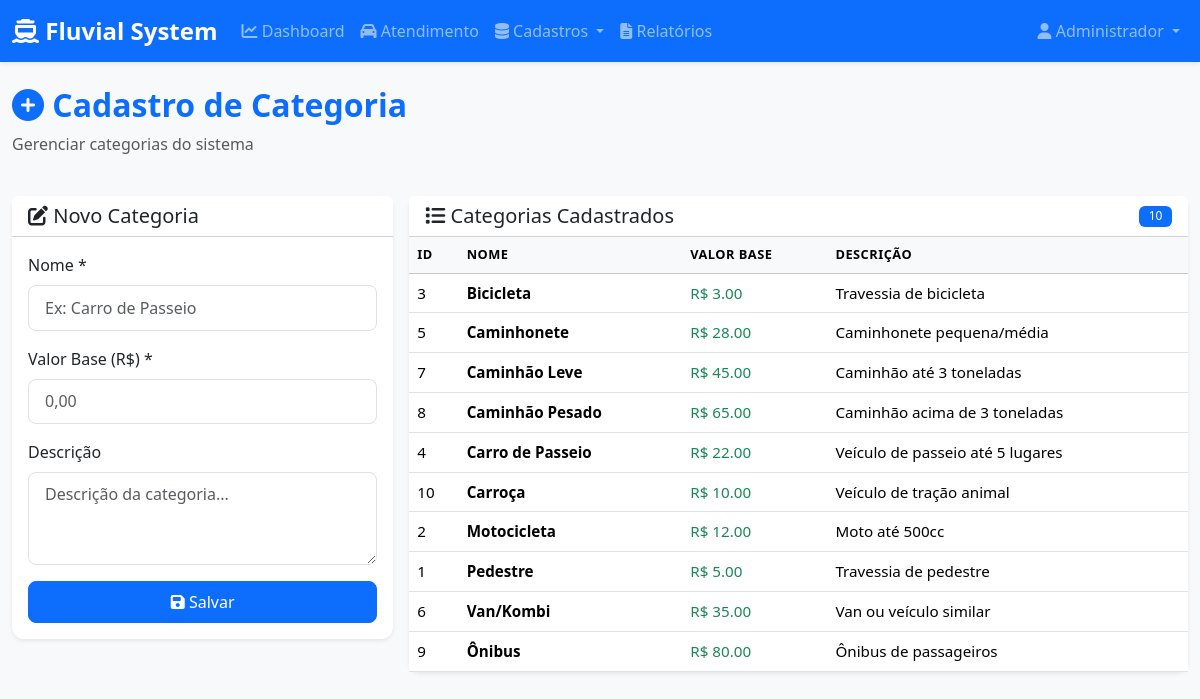
Screenshot of /cadastro/categoria (signed in) with the database file from the repository.
### models.py (models this page shows, shortened)
class Usuario(UserMixin, db.Model):
    __tablename__ = 'usuarios'
    id = db.Column(db.Integer, primary_key=True)
    nome = db.Column(db.String(100), nullable=False)
    email = db.Column(db.String(120), unique=True, nullable=False)
    senha_hash = db.Column(db.String(256), nullable=False)
    ativo = db.Column(db.Boolean, default=True)
    criado_em = db.Column(db.DateTime, default=datetime.utcnow)
    vendas = db.relationship('Venda', backref='operador', lazy='dynamic')

class CategoriaVeiculo(db.Model):
    __tablename__ = 'categorias_veiculos'
    id = db.Column(db.Integer, primary_key=True)
    codigo = db.Column(db.String(10), unique=True, nullable=False)  # Código numérico rápido (ex: 10, 01, 09)
    nome = db.Column(db.String(100), nullable=False)
    valor_base = db.Column(db.Float, nullable=False)
    descricao = db.Column(db.Text)
    ativo = db.Column(db.Boolean, default=True)
    criado_em = db.Column(db.DateTime, default=datetime.utcnow)
    vendas = db.relationship('Venda', backref='categoria', lazy='dynamic')

### app.py (the view, shortened to what this page needs)
@app.route('/cadastro/<tipo>', methods=['GET', 'POST'])
@login_required
def cadastro(tipo):
    if tipo == 'categoria':
        itens = CategoriaVeiculo.query.order_by(CategoriaVeiculo.nome).all()
    elif tipo == 'porto':
        itens = Porto.query.order_by(Porto.nome).all()
    elif tipo == 'empresa':
        itens = Empresa.query.order_by(Empresa.nome_fantasia).all()
    elif tipo == 'usuario':
        itens = Usuario.query.order_by(Usuario.nome).all()
    else:
        flash('Tipo de cadastro inválido.', 'error')
        return redirect(url_for('index'))
    return render_template('cadastro.html', tipo=tipo, itens=itens)

### app.py (called while the page is built)
@login_manager.user_loader
def load_user(user_id):
    return Usuario.query.get(int(user_id))

### templates/cadastro.html (shortened to what this page needs)
{% extends "base.html" %}
{% block content %}
<div class="row mb-4">
    <div class="col-12">
        <h2 class="fw-bold text-primary">
            <i class="fas fa-plus-circle"></i> Cadastro de {{ tipo|capitalize }}
        </h2>
        <p class="text-muted">Gerenciar {{ tipo }}s do sistema</p>
    </div>
</div>
<div class="row g-3">
    <div class="col-lg-4">
        <div class="card shadow-sm">
            <div class="card-header bg-white">
                <h5 class="mb-0"><i class="fas fa-edit"></i> Novo {{ tipo|capitalize }}</h5>
            </div>
            <div class="card-body">
                <form method="POST">
                    {% if tipo == 'categoria' %}
                    <div class="mb-3">
                        <label for="nome" class="form-label">Nome *</label>
                        <input type="text" class="form-control" id="nome" name="nome" required
                               placeholder="Ex: Carro de Passeio">
                    </div>
                    <div class="mb-3">
                        <label for="valor_base" class="form-label">Valor Base (R$) *</label>
                        <input type="number" step="0.01" class="form-control" id="valor_base" name="valor_base" required
                               placeholder="0,00">
                    </div>
                    <div class="mb-3">
                        <label for="descricao" class="form-label">Descrição</label>
                        <textarea class="form-control" id="descricao" name="descricao" rows="3"
                                  placeholder="Descrição da categoria..."></textarea>
                    </div>
                    {% elif tipo == 'porto' %}
                    <div class="mb-3">
                        <label for="nome" class="form-label">Nome do Porto *</label>
                        <input type="text" class="form-control" id="nome" name="nome" required
                               placeholder="Ex: Porto Principal">
                    </div>
                    {% endif %}
                    <button type="submit" class="btn btn-primary w-100">
                        <i class="fas fa-save"></i> Salvar
                    </button>
                </form>
            </div>
        </div>
    </div>
    <div class="col-lg-8">
        <div class="card shadow-sm">
            <div class="card-header bg-white d-flex justify-content-between align-items-center">
                <h5 class="mb-0"><i class="fas fa-list"></i> {{ tipo|capitalize }}s Cadastrados</h5>
                <span class="badge bg-primary">{{ itens|length }}</span>
            </div>
            <div class="card-body p-0">
                <div class="table-responsive">
                    <table class="table table-hover mb-0">
                        <thead class="table-light">
                            <tr>
                                <th>ID</th>
                                {% if tipo == 'categoria' %}
                                <th>Nome</th>
                                <th>Valor Base</th>
                                <th>Descrição</th>
                                {% elif tipo == 'porto' %}
                                <th>Nome</th>
                                <th>Status</th>
                                {% elif tipo == 'empresa' %}
                                <th>Razão Social</th>
                                <th>Nome Fantasia</th>
                                <th>CNPJ</th>
                                <th>Faturamento</th>
                                {% elif tipo == 'usuario' %}
                                <th>Nome</th>
                                <th>E-mail</th>
                                <th>Status</th>
                                {% endif %}
                            </tr>
                        </thead>
                        <tbody>
                            {% for item in itens %}
                            <tr>
                                <td>{{ item.id }}</td>
                                {% if tipo == 'categoria' %}
                                <td><strong>{{ item.nome }}</strong></td>
                                <td class="text-success">R$ {{ "%.2f"|format(item.valor_base) }}</td>
                                <td>{{ item.descricao or '-' }}</td>
                                {% endif %}
                            </tr>
                            {% else %}
                            <tr>
                                <td colspan="5" class="text-center text-muted py-4">
                                    Nenhum registro encontrado
                                </td>
                            </tr>
                            {% endfor %}
                        </tbody>
                    </table>
                </div>
            </div>
        </div>
    </div>
</div>
{% endblock %}

### templates/base.html (shortened to what this page needs)
<!DOCTYPE html>
<html lang="pt-BR">
<head>
    <link href="https://cdn.jsdelivr.net/npm/bootstrap@5.3.2/dist/css/bootstrap.min.css" rel="stylesheet">
    <link href="https://cdnjs.cloudflare.com/ajax/libs/font-awesome/6.4.2/css/all.min.css" rel="stylesheet">
    <link href="{{ url_for('static', filename='css/style.css') }}" rel="stylesheet">
</head>
<body class="bg-light">
    {% if current_user.is_authenticated %}
    <nav class="navbar navbar-expand-lg navbar-dark bg-primary shadow-sm">
        <div class="container-fluid">
            <a class="navbar-brand" href="{{ url_for('index') }}">
                <i class="fas fa-ferry"></i> Fluvial System
            </a>
            <div class="collapse navbar-collapse" id="navbarNav">
                <ul class="navbar-nav me-auto">
                    <li class="nav-item">
                        <a class="nav-link" href="{{ url_for('index') }}">
                            <i class="fas fa-chart-line"></i> Dashboard
                        </a>
                    </li>
                    <li class="nav-item">
                        <a class="nav-link" href="{{ url_for('atendimento') }}">
                            <i class="fas fa-car"></i> Atendimento
                        </a>
                    </li>
                    <li class="nav-item dropdown">
                        <a class="nav-link dropdown-toggle" href="#" data-bs-toggle="dropdown">
                            <i class="fas fa-database"></i> Cadastros
                        </a>
                    </li>
                    <li class="nav-item">
                        <a class="nav-link" href="{{ url_for('relatorios') }}">
                            <i class="fas fa-file-alt"></i> Relatórios
                        </a>
                    </li>
                </ul>
                <ul class="navbar-nav">
                    <li class="nav-item dropdown">
                        <a class="nav-link dropdown-toggle" href="#" data-bs-toggle="dropdown">
                            <i class="fas fa-user"></i> {{ current_user.nome }}
                        </a>
                    </li>
                </ul>
            </div>
        </div>
    </nav>
    {% endif %}
    <main class="{% if current_user.is_authenticated %}py-4{% endif %}">
        <div class="{% if current_user.is_authenticated %}container-fluid{% else %}container{% endif %}">
            {% block content %}{% endblock %}
        </div>
    </main>
</body>
</html>

### static/css/style.css (style rules this page uses)
:root { --primary-color: #0d6efd; --success-color: #198754; --info-color: #0dcaf0; --warning-color: #ffc107; }
body { font-family: 'Segoe UI', Tahoma, Geneva, Verdana, sans-serif; background-color: #f8f9fa; }
.navbar-brand { font-weight: 700; font-size: 1.5rem; }
.card { border-radius: 12px; border: none; transition: transform 0.2s ease-in-out, box-shadow 0.2s ease-in-out; }
.table { font-size: 0.95rem; }
.table thead th { font-weight: 600; text-transform: uppercase; font-size: 0.8rem; letter-spacing: 0.5px; }
.btn { border-radius: 8px; padding: 0.5rem 1rem; font-weight: 500; transition: all 0.2s ease; }
.form-control, .form-select { border-radius: 8px; border: 1px solid #dee2e6; padding: 0.6rem 1rem; }
.badge { padding: 0.4em 0.8em; border-radius: 6px; font-weight: 500; }
.card { animation: fadeIn 0.3s ease-out; }

### rows the page displays
Usuario: nome "Administrador"
CategoriaVeiculo: id "3", nome "Bicicleta", valor_base "3.00", descricao "Travessia de bicicleta"
CategoriaVeiculo: id "5", nome "Caminhonete", valor_base "28.00", descricao "Caminhonete pequena/média"
CategoriaVeiculo: id "7", nome "Caminhão Leve", valor_base "45.00", descricao "Caminhão até 3 toneladas"
CategoriaVeiculo: id "8", nome "Caminhão Pesado", valor_base "65.00", descricao "Caminhão acima de 3 toneladas"
CategoriaVeiculo: id "4", nome "Carro de Passeio", valor_base "22.00", descricao "Veículo de passeio até 5 lugares"
CategoriaVeiculo: id "10", nome "Carroça", valor_base "10.00", descricao "Veículo de tração animal"
CategoriaVeiculo: id "2", nome "Motocicleta", valor_base "12.00", descricao "Moto até 500cc"
CategoriaVeiculo: id "1", nome "Pedestre", valor_base "5.00", descricao "Travessia de pedestre"
CategoriaVeiculo: id "6", nome "Van/Kombi", valor_base "35.00", descricao "Van ou veículo similar"
CategoriaVeiculo: id "9", nome "Ônibus", valor_base "80.00", descricao "Ônibus de passageiros"

### other values shown
{{ tipo|capitalize }} "Categoria"
{{ tipo }} "categoria"
{{ itens|length }} "10"
